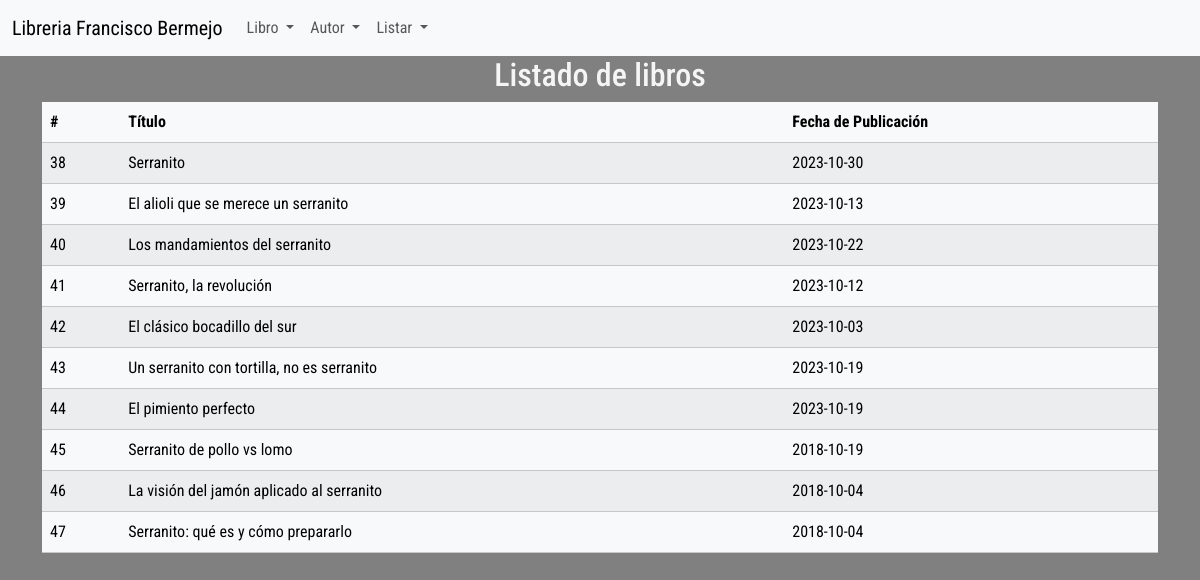
Page /listar_libros.php on the committed database.
### tables this page shows
CREATE TABLE `books` (
  `bookId` int NOT NULL,
  `bookTitle` varchar(100) NOT NULL,
  `bookPublished` date NOT NULL,
  `booksIdAutor` int NOT NULL
);

### listar_libros.php (the view, shortened to what this page needs)
<?php
$conexion = obtenerConexion();
$sql = "SELECT bookId,bookTitle,bookPublished,booksIdAutor FROM books;";
$resultado = mysqli_query($conexion, $sql);
$mensaje  = "<div class='container'>";
$mensaje .= "<h2 class='text-center'>Listado de libros</h2>";
$mensaje .= "<table class='table table-striped table-light'>";
$mensaje .= "<thead><tr><th>#</th><th>Título</th><th>Fecha de Publicación</th></tr></thead>";
$mensaje .= "<tbody>";
while ($fila = mysqli_fetch_assoc($resultado)) {
    $mensaje .= "<tr><td>" . $fila['bookId'] . "</td>";
    $mensaje .= "<td>" . $fila['bookTitle'] . "</td>";
    $mensaje .= "<td>" . $fila['bookPublished'] . "</td></tr>";
}
$mensaje .= "</tbody></table></div>";
echo $mensaje;

### CSS/style.css (style rules this page uses)
* { font-family: 'Roboto Condensed', sans-serif; }
:root { --bs-navbar-bg: #8494af; }
body { background-color: grey; color: whitesmoke; }

### rows in the picture
books: bookId "38", bookTitle "Serranito", bookPublished "2023-10-30"
books: bookId "39", bookTitle "El alioli que se merece un serranito", bookPublished "2023-10-13"
books: bookId "40", bookTitle "Los mandamientos del serranito", bookPublished "2023-10-22"
books: bookId "41", bookTitle "Serranito, la revolución", bookPublished "2023-10-12"
books: bookId "42", bookTitle "El clásico bocadillo del sur", bookPublished "2023-10-03"
books: bookId "43", bookTitle "Un serranito con tortilla, no es serranito", bookPublished "2023-10-19"
books: bookId "44", bookTitle "El pimiento perfecto", bookPublished "2023-10-19"
books: bookId "45", bookTitle "Serranito de pollo vs lomo", bookPublished "2018-10-19"
books: bookId "46", bookTitle "La visión del jamón aplicado al serranito", bookPublished "2018-10-04"
books: bookId "47", bookTitle "Serranito: qué es y cómo prepararlo", bookPublished "2018-10-04"
